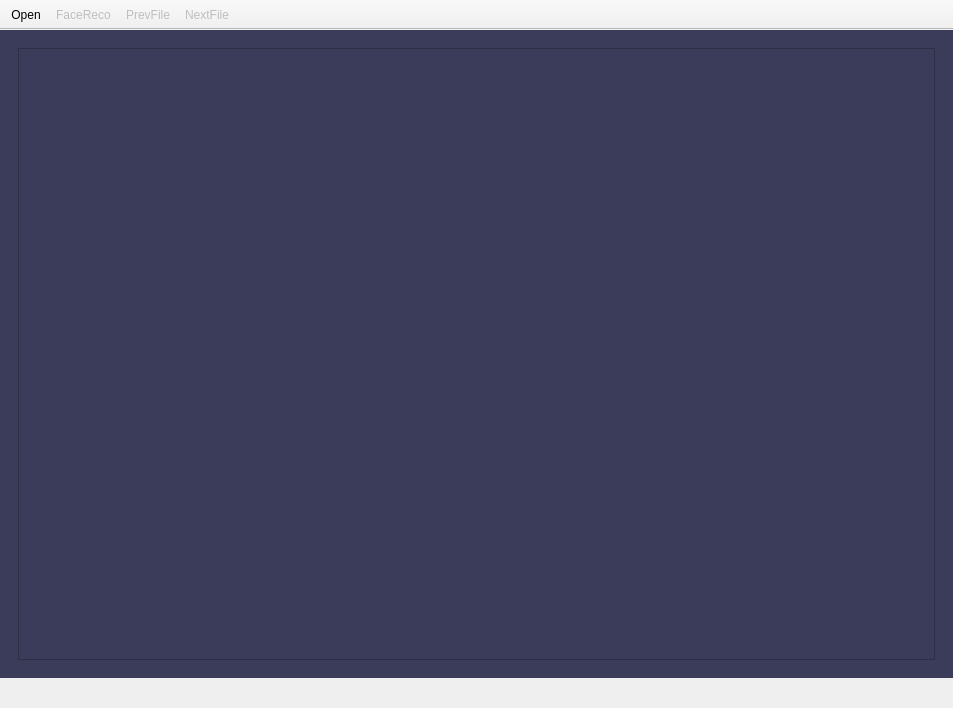
<?xml version="1.0" encoding="UTF-8"?>
<ui version="4.0">
 <class>TevianClient</class>
 <widget class="QMainWindow" name="TevianClient">
  <property name="geometry">
   <rect>
    <x>0</x>
    <y>0</y>
    <width>953</width>
    <height>708</height>
   </rect>
  </property>
  <property name="minimumSize">
   <size>
    <width>640</width>
    <height>480</height>
   </size>
  </property>
  <property name="baseSize">
   <size>
    <width>640</width>
    <height>480</height>
   </size>
  </property>
  <property name="windowTitle">
   <string>TevianClient</string>
  </property>
  <property name="styleSheet">
   <string notr="true">/* Vertical Scroll Bar*/
QScrollBar:vertical {
	border: none;
	background-color: rgb(59, 59, 90);
	width: 20px;
	margin-top: 20px;
	margin-bottom: 20px;
	border-radius: 0px;
}

QScrollBar::handle:vertical{
	background-color: rgb(80, 80, 122);
	min-height: 30px;
	border-radius: 10px;
}

QScrollBar::handle:vertical:hover{
	background-color: rgb(255, 0, 127);
}

QScrollBar::handle:vertical:pressed {
	background-color: rgb(185, 0, 92);
}

QScrollBar::sub-line:vertical {
	border: none;
	background-color: rgb(80, 80, 122);
	height: 20px;
	border-top-left-radius: 10px;
	border-top-right-radius: 10px;
	subcontrol-position: top;
	subcontrol-origin: margin;
}

QScrollBar::sub-line:vertical:hover {
	background-color: rgb(255, 0, 127);
}

QScrollBar::sub-line:vertical:pressed {
	background-color: rgb(185, 0, 92);
}

QScrollBar::add-line:vertical {
	border: none;
	background-color: rgb(80, 80, 122);
	height: 20px;
	border-bottom-left-radius: 10px;
	border-bottom-right-radius: 10px;
	subcontrol-position: bottom;
	subcontrol-origin: margin;
}

QScrollBar::add-line:vertical:hover {
	background-color: rgb(255, 0, 127);
}

QScrollBar::add-line:vertical:pressed {
	background-color: rgb(185, 0, 92);
}

QScrollBar::up-arrow:vertical, QScrollBar::down-arrow:vertical {
	background: none;
}

QScrollBar::add-page:vertical, QScrollBar::sub-page:vertical {
	background: none;
}

/* Horizontal Scroll Bar*/
QScrollBar:horizontal {
	border: none;
	background-color: rgb(59, 59, 90);
	height: 20px;
	margin-left: 20px;
	margin-right: 20px;
	border-radius: 0px;
}

QScrollBar::handle:horizontal{
	background-color: rgb(80, 80, 122);
	min-width: 30px;
	border-radius: 10px;
}

QScrollBar::handle:horizontal:hover{
	background-color: rgb(255, 0, 127);
}

QScrollBar::handle:horizontal:pressed {
	background-color: rgb(185, 0, 92);
}

QScrollBar::sub-line:horizontal {
	border: none;
	background-color: rgb(80, 80, 122);
	width: 20px;
	border-top-left-radius: 10px;
	border-bottom-left-radius: 10px;
	subcontrol-position: left;
	subcontrol-origin: margin;
}

QScrollBar::sub-line:horizontal:hover {
	background-color: rgb(255, 0, 127);
}

QScrollBar::sub-line:horizontal:pressed {
	background-color: rgb(185, 0, 92);
}

QScrollBar::add-line:horizontal {
	border: none;
	background-color: rgb(80, 80, 122);
	width: 20px;
	border-top-right-radius: 10px;
	border-bottom-right-radius: 10px;
	subcontrol-position: right;
	subcontrol-origin: margin;
}

QScrollBar::add-line:horizontal:hover {
	background-color: rgb(255, 0, 127);
}

QScrollBar::add-line:horizontal:pressed {
	background-color: rgb(185, 0, 92);
}

QScrollBar::up-arrow:horizontal, QScrollBar::down-arrow:horizontal {
	background: none;
}

QScrollBar::add-page:horizontal, QScrollBar::sub-page:horizontal {
	background: none;
}
</string>
  </property>
  <widget class="QWidget" name="centralwidget">
   <property name="styleSheet">
    <string notr="true">background-color: rgb(59, 59, 90);</string>
   </property>
   <layout class="QVBoxLayout" name="verticalLayout_2">
    <property name="leftMargin">
     <number>9</number>
    </property>
    <property name="topMargin">
     <number>9</number>
    </property>
    <property name="rightMargin">
     <number>9</number>
    </property>
    <property name="bottomMargin">
     <number>9</number>
    </property>
    <item>
     <widget class="QScrollArea" name="scrollArea">
      <property name="styleSheet">
       <string notr="true">QScrollBar:vertical {
	background-color: rgb(56, 56, 85);
}

QScrollBar:horizontal {
	background-color: rgb(56, 56, 85);
}</string>
      </property>
      <property name="frameShape">
       <enum>QFrame::NoFrame</enum>
      </property>
      <property name="widgetResizable">
       <bool>true</bool>
      </property>
      <widget class="QWidget" name="scrollAreaWidgetContents">
       <property name="geometry">
        <rect>
         <x>0</x>
         <y>0</y>
         <width>935</width>
         <height>626</height>
        </rect>
       </property>
       <property name="styleSheet">
        <string notr="true"/>
       </property>
       <layout class="QVBoxLayout" name="verticalLayout">
        <property name="spacing">
         <number>9</number>
        </property>
        <property name="leftMargin">
         <number>9</number>
        </property>
        <property name="topMargin">
         <number>9</number>
        </property>
        <property name="rightMargin">
         <number>9</number>
        </property>
        <property name="bottomMargin">
         <number>9</number>
        </property>
        <item>
         <widget class="CustomView" name="graphicsView">
          <property name="dragMode">
           <enum>QGraphicsView::ScrollHandDrag</enum>
          </property>
          <property name="transformationAnchor">
           <enum>QGraphicsView::AnchorUnderMouse</enum>
          </property>
         </widget>
        </item>
       </layout>
      </widget>
     </widget>
    </item>
   </layout>
  </widget>
  <widget class="QToolBar" name="toolBar">
   <property name="minimumSize">
    <size>
     <width>0</width>
     <height>30</height>
    </size>
   </property>
   <property name="windowTitle">
    <string>toolBar</string>
   </property>
   <property name="movable">
    <bool>false</bool>
   </property>
   <property name="allowedAreas">
    <set>Qt::TopToolBarArea</set>
   </property>
   <property name="floatable">
    <bool>true</bool>
   </property>
   <attribute name="toolBarArea">
    <enum>TopToolBarArea</enum>
   </attribute>
   <attribute name="toolBarBreak">
    <bool>false</bool>
   </attribute>
   <addaction name="actionOpen"/>
   <addaction name="actionFaceReco"/>
   <addaction name="actionPrevFile"/>
   <addaction name="actionNextFile"/>
  </widget>
  <widget class="QStatusBar" name="statusBar">
   <property name="sizePolicy">
    <sizepolicy hsizetype="Preferred" vsizetype="Preferred">
     <horstretch>0</horstretch>
     <verstretch>0</verstretch>
    </sizepolicy>
   </property>
   <property name="minimumSize">
    <size>
     <width>0</width>
     <height>30</height>
    </size>
   </property>
   <property name="baseSize">
    <size>
     <width>0</width>
     <height>0</height>
    </size>
   </property>
   <property name="layoutDirection">
    <enum>Qt::LeftToRight</enum>
   </property>
   <property name="sizeGripEnabled">
    <bool>false</bool>
   </property>
  </widget>
  <action name="actionOpen">
   <property name="icon">
    <iconset resource="resources.qrc">
     <normaloff>:/resources/recources/folder_open.png</normaloff>:/resources/recources/folder_open.png</iconset>
   </property>
   <property name="text">
    <string>Open</string>
   </property>
   <property name="toolTip">
    <string>Open folder</string>
   </property>
  </action>
  <action name="actionFaceReco">
   <property name="enabled">
    <bool>false</bool>
   </property>
   <property name="icon">
    <iconset resource="resources.qrc">
     <normaloff>:/resources/recources/face_reco.png</normaloff>:/resources/recources/face_reco.png</iconset>
   </property>
   <property name="text">
    <string>FaceReco</string>
   </property>
   <property name="toolTip">
    <string>Start face recognition</string>
   </property>
  </action>
  <action name="actionPrevFile">
   <property name="enabled">
    <bool>false</bool>
   </property>
   <property name="icon">
    <iconset resource="resources.qrc">
     <normaloff>:/resources/recources/arrow_left.png</normaloff>:/resources/recources/arrow_left.png</iconset>
   </property>
   <property name="text">
    <string>PrevFile</string>
   </property>
   <property name="toolTip">
    <string>Previous File</string>
   </property>
  </action>
  <action name="actionNextFile">
   <property name="enabled">
    <bool>false</bool>
   </property>
   <property name="icon">
    <iconset resource="resources.qrc">
     <normaloff>:/resources/recources/arrow_right.png</normaloff>:/resources/recources/arrow_right.png</iconset>
   </property>
   <property name="text">
    <string>NextFile</string>
   </property>
   <property name="toolTip">
    <string>Next File</string>
   </property>
  </action>
 </widget>
 <customwidgets>
  <customwidget>
   <class>CustomView</class>
   <extends>QGraphicsView</extends>
   <header>customview.h</header>
  </customwidget>
 </customwidgets>
 <resources>
  <include location="resources.qrc"/>
 </resources>
 <connections/>
</ui>
